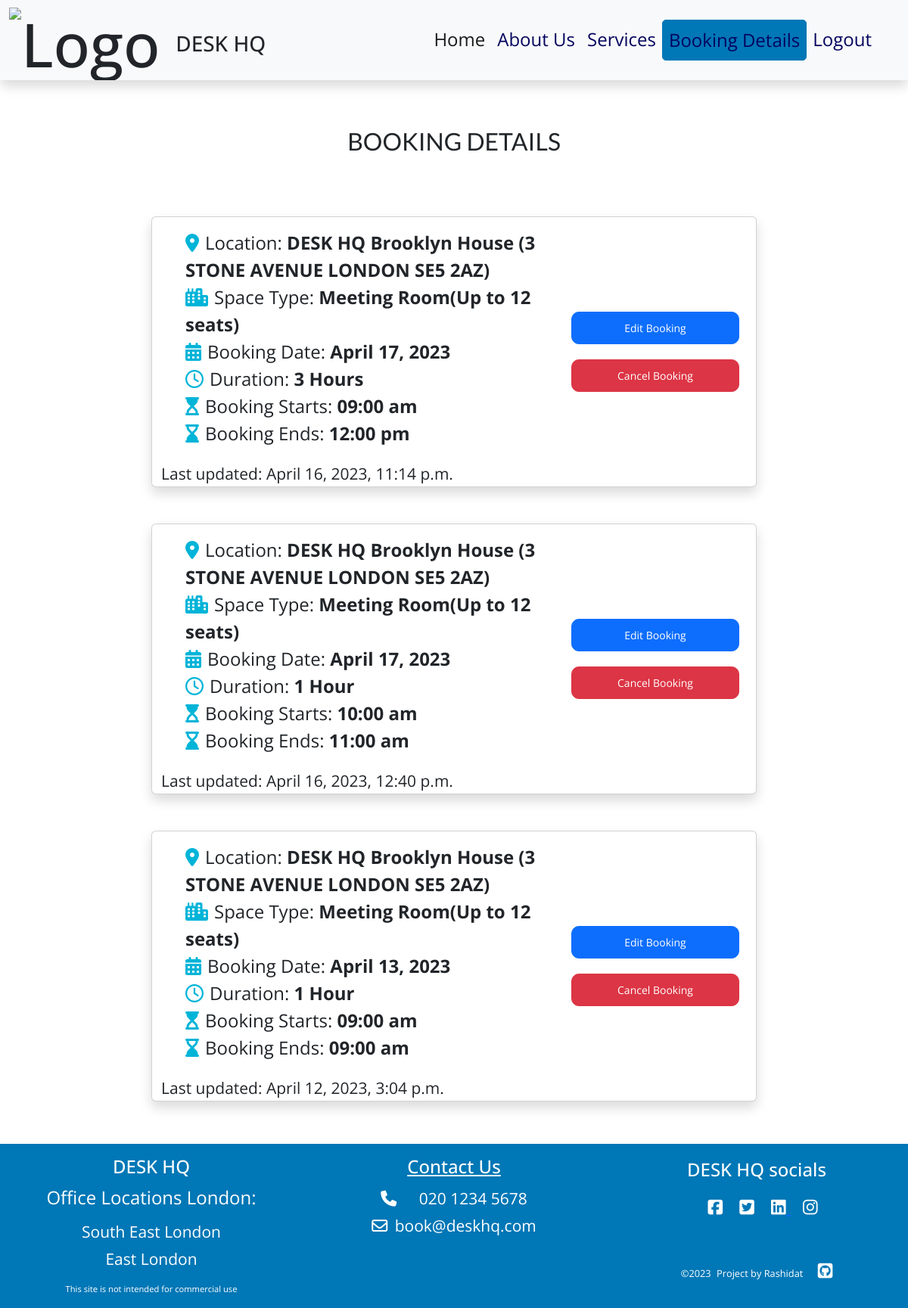
/booking_details/ (signed in), run on an earlier commit of the app's database.
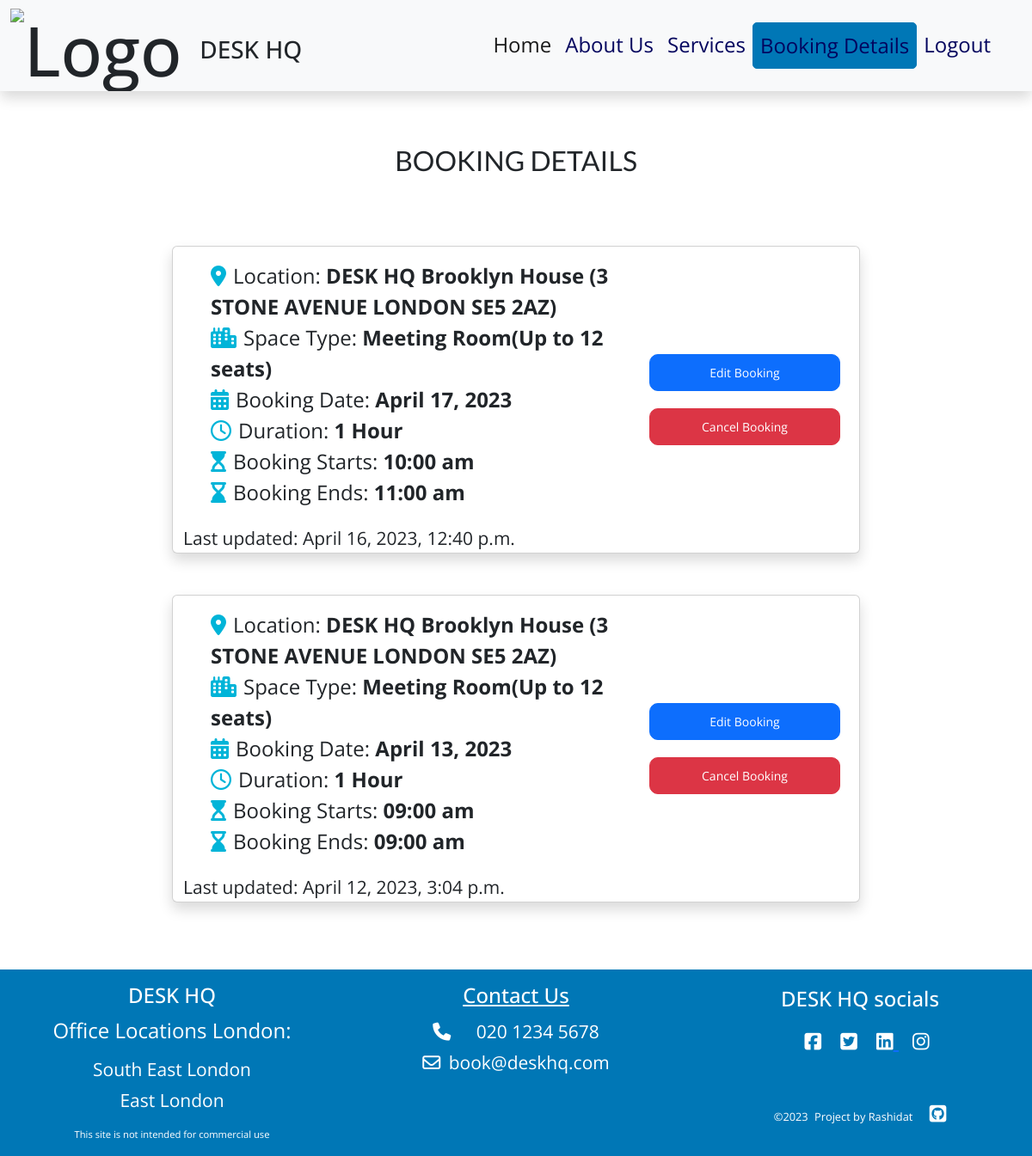
And on a later commit of the database.
### desk/models.py (models this page shows, shortened)
class Booking(models.Model):
    client = models.ForeignKey(
        User, on_delete=models.CASCADE)
    location = models.ForeignKey(
        Location,
        on_delete=models.CASCADE, null=True,
        default="DESK HQ Brooklyn House (3 STONE AVENUE LONDON SE5 2AZ)")
    space_booking = models.ForeignKey(
        Service,
        on_delete=models.CASCADE, related_name='space_bookings',
        null=True, default="Day WorkStation")
    booking_date = models.DateField(
        default=(timezone.now().date() + timezone.timedelta(days=1)),
        validators=[validate_date])
    booking_duration = models.CharField(
        max_length=20,
        choices=DURATION,
        default="Anytime")
    booking_start = models.CharField(
        max_length=20,
        choices=HOURS,
        default="09:00 am")
    booking_end = models.CharField(
        max_length=20,
        choices=HOURS,
        default="09:00 am")
    created_on = models.DateTimeField(auto_now_add=True)
    updated_on = models.DateTimeField(auto_now=True)
    status = models.IntegerField(choices=STATUS, default=1)
    approved = models.BooleanField(default=False)
    class Meta:
        unique_together = [
            'location', 'space_booking', 'booking_date',
            'booking_start', 'booking_end']
        ordering = ['-created_on']

class Location(models.Model):
    location_id = models.IntegerField(primary_key=True, default=1)
    location_name = models.CharField(
        max_length=200,
        choices=OFFICE_LOCATION,
        default="DESK HQ Brooklyn House (3 STONE AVENUE LONDON SU5 2AZ)")
    slug = models.SlugField(max_length=200, unique=True)
    featured_image = CloudinaryField('image', default='placeholder')
    def __str__(self):
        return self.location_name

class Service(models.Model):
    space_type = models.CharField(
        max_length=50, choices=SERVICES,
        unique=True, default='Day WorkStation')
    content = models.TextField(blank=True)
    featured_image = CloudinaryField('image', default='placeholder')
    timestamp = models.DateTimeField(auto_now=True)
    class Meta:
        ordering = ['-timestamp']
    def __str__(self):
        return f"{self.space_type}"

### desk/views.py (the view)
# urls.py: path('booking_details/', views.BookingsList.as_view(),
class BookingsList(LoginRequiredMixin, ListView):
    model = Booking
    template_name = 'desk/booking_details.html'
    context_object_name = 'bookings'
    paginate_by = 4
    def get_queryset(self):
        return Booking.objects.filter(client=self.request.user)

### desk/templates/desk/booking_details.html (shortened to what this page needs)
{% extends "base.html" %}
{% block content %}
<div class="booking-details page-top">
    <div class="row">
        <div class="col-md-8 mb-4 offset-md-2 mt-lg-5">
            <h2 class="text-center">BOOKING DETAILS</h2>
        </div>
    </div>
    {% for booking in bookings %}
    <div class="col-12 col-md-8 mx-auto mt-md-3 mt-lg-5 mt-5">
        <div class="container booking-details-card card shadow my-2">
            <div class="row">
                <div class="col-12 col-md-8 mt-3">
                    <ul>
                        <li><i class="fa-solid fa-location-dot me-2"></i>Location: <strong>
                                {{booking.location}}</strong>
                        </li>
                        <li><i class="fa-solid fa-city me-2"></i>Space Type: <strong> {{booking.space_booking}}</strong>
                        </li>
                        <li><i class="fa-solid fa-calendar-days me-2"></i>Booking Date: <strong>
                                {{booking.booking_date}}</strong>
                        </li>
                        <li><i class="fa-regular fa-clock me-2"></i>Duration: <strong>
                                {{booking.booking_duration}}</strong>
                        </li>
                        <li><i class="fa-solid fa-hourglass-start me-2"></i>Booking Starts: <strong>
                                {{booking.booking_start}}</strong></li>
                        <li><i class="fa-solid fa-hourglass-end me-2"></i>Booking Ends: <strong>
                                {{booking.booking_end}}</strong></li>
                    </ul>
                    <small>Last updated: {{booking.updated_on}}</small>
                </div>
                <div class="col-12 col-md-4 text-center d-md-flex flex-column my-auto">
                    <a href="{% url 'update_booking' booking.pk %}" class="btn btn-primary btn-sm role='button'">Edit
                        Booking</a>
                    <button type="button" class="btn btn-danger btn-sm" data-bs-toggle="modal"
                        data-bs-target="#cancelBooking" aria-label="Cancel Booking">Cancel Booking</button>
                </div>
            </div>
        </div>
    </div>
    {% endfor %}
</div>
{% endblock %}

### templates/base.html (shortened to what this page needs)
{% load static %}
<!doctype html>
<html lang="en">
<head>
  <link href="https://cdn.jsdelivr.net/npm/bootstrap@5.2.3/dist/css/bootstrap.min.css" rel="stylesheet"
>
  <link rel="stylesheet" href="{% static 'css/base.css' %}">
</head>
<body class="d-flex flex-column">
  <header id="header" class="fixed-top shadow mb-5 bg-body rounded">
    <div class="container-fluid d-flex justify-content-between bg-light navbar-expand-lg">
      <h1 class="my-auto">
        <a class="navbar-brand" href="{% url 'home' %}">
          <img src="https://res.cloudinary.com/dep46gq6m/image/upload/v1681749635/desk-hq-logo_dif4vy.webp" alt="Logo"
            width="32" height="32">
          <span class="fs-3 brand-name text-uppercase">Desk HQ</span>
        </a>
      </h1>
      <nav class=" navbar">
        <div class="container">
          <div class="offcanvas offcanvas-end" tabindex="-1" id="offcanvasNavbar"
            aria-labelledby="offcanvasNavbarLabel">
            <div class="offcanvas-body">
              <ul class="navbar-nav justify-content-end flex-grow-1 pe-3">
                <li class="nav-item">
                  <a class="nav-link active" aria-current="page" href="{% url 'home' %}">Home</a>
                </li>
                <li class="nav-item">
                  <a class="nav-link" href="{% url 'about_us' %}">About Us</a>
                </li>
                <li class="nav-item">
                  <a class="nav-link" href="{% url 'services' %}">Services</a>
                </li>
                {% if user.is_authenticated %}
                <li class="nav-item">
                  <a class="nav-link booking-highlight" href="{% url 'booking_details' %}">Booking Details</a>
                </li>
                <li class="nav-item">
                  <a class="nav-link" href="{% url 'account_logout' %}">Logout</a>
                </li>
                {% endif %}
              </ul>
            </div>
          </div>
        </div>
      </nav>
    </div>
  </header>
  <main class="page-top">
    {% block content %}{% endblock %}
  </main>
  <footer class=" container-fluid bg-footer mt-5 text-center">
    <div class="row mt-3">
      <div class="col-12 col-md-4">
        <h4><a class="navbar-brand" href="{% url 'home' %}">DESK HQ</a></h4>
          <div class="mb-2">Office Locations London:</div>
          <div><small>South East London</small></div>
          <div><small>East London</small></div>
          <p class="site-use"><small>This site is not intended for commercial use</small></p>
      </div>
      <div class="col-12 col-md-4 mb-3">
        <h4 class="mb-2"><u>Contact Us</u></h4>
          <div>
            <small>
              <span><i class="fa-solid fa-phone me-4"></i></span>
              <span> 020 1234 5678</span>
            </small>
          </div>
          <div>
            <small>
              <span><i class="fa-regular fa-envelope me-1"></i></span>
              <span>book@deskhq.com</span>
            </small>
          </div>
      </div>
      <div class="col-12 col-md-4 my-1">
        <h4 class="mb-3">DESK HQ socials</h4>
        <div class="social-links mb-5">
          <a href="https://facebook.com" target="_blank" rel="noopener"
            aria-label="visit our Face book page (opens in a new tab)"><i class="fab fa-facebook-square ms-3"></i></a>
          <a href="https://twitter.com" target="_blank" rel="noopener"
            aria-label="visit our Twitter page (page opens in a new tab)"><i class="fab fa-twitter-square ms-3"></i></a>
          <a href="https://www.linkedin.com/in/rashidat-adekoya-668843245/" target="_blank" rel="noopener"
            aria-label="visit my Rashidat's Linkedin page (opens in a new tab)">
            <i class="fa-brands fa-linkedin ms-3"></i>
          </a>
          <a href="https://instagram.com" target="_blank" rel="noopener"
            aria-label="visit our Instagram page (page opens in a new tab)"><i class="fab fa-instagram ms-3"></i></a>
        </div>
        <div class="d-inline git-link social-links">
          <a href="https://github.com/Shida18719" target="_blank" rel="noopener"
            aria-label="visit Shida18719's Github page (opens in a new tab)">
            ©<span id="current-year" class="me-1"></span>
              <span>Project by Rashidat</span>
              <i class="fab fa-github-square ms-3"></i>
          </a>
        </div>
      </div>
    </div>
  </footer>
</body>
</html>

### static/css/base.css (style rules this page uses)
* { padding: 0; margin: 0; box-sizing: border-box; }
body { font-family: 'Open sans', sans-serif; font-size: 1.2rem; background-color: #fff; min-height: 100vh; }
h2, h3 { font-family: 'Lato', sans-serif; }
.brand-name { vertical-align: middle; }
.nav-link, .offcanvas-title { color: #03045E; }
.booking-highlight { border: 1px solid #0077B6; background-color: #0077B6; border-radius: 5px; }
.page-top { margin-top: 5vh; }
.booking-details { margin-top: 10vh; min-height: 120vh; }
.booking-details-card li { list-style: none; }
.booking-details-card i { color: #00B4D8; }
.btn { flex: 1 1 auto; margin: 10px; padding: 10px; text-align: center; transition: 0.5s; background-size: 200% auto; color: #fff; border-radius: 10px; }
.bg-footer { background-color: #0077B6; color: #fff; }
.social-links i { font-size: 1.4rem; color: #fff; transition: all .3s ease-in-out; }
.git-link a { text-decoration: none; color: #fff; font-size: 0.8rem; }
.site-use { font-size: 0.8rem; color: #fff; margin-top: 0.8rem; }
@media only screen and (min-width : 481px) { h1 { font-size: 3.8rem; } }
@media only screen and (min-width : 481px) { body { font-size: 1.5rem; } }
@media only screen and (min-width : 769px) { h1 { font-size: 5rem; } }

What changed in the data, as far as the page shows it:
removed Booking: location "DESK HQ Brooklyn House (3 STONE AVENUE LONDON SE5 2AZ)", space_booking "Meeting Room(Up to 12 seats)", booking_date "April 17, 2023", booking_duration "3 Hours", booking_start "09:00 am", booking_end "12:00 pm", updated_on "April 16, 2023, 11:14 p.m."
